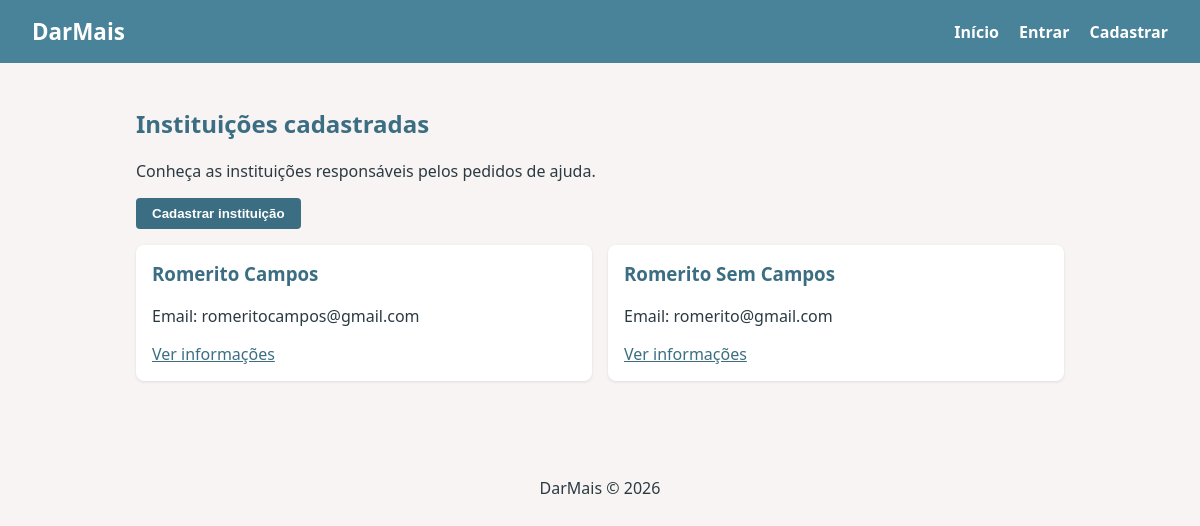
The app's page /instituicoes with its own data.
### projeto_romerito/models.py (models this page shows)
class Instituicao(Base):
    __tablename__ = "instituicoes"
    id: Mapped[int] = mapped_column(primary_key=True, autoincrement=True)
    nome: Mapped[str] = mapped_column(String(100), nullable=False)
    email: Mapped[str] = mapped_column(String(80), unique=True, nullable=False)
    cnpj: Mapped[str] = mapped_column(String(18), unique=True, nullable=False)
    senha: Mapped[str] = mapped_column(String(255), nullable=False)
    pedidos_ajuda: Mapped[List["PedidoDeAjuda"]] = relationship(
        back_populates="instituicao"
    )

### projeto_romerito/blueprints/instituicoes/routes.py (the view)
@instituicoes_bp.route('/instituicoes')
def listar():
    with Session() as session:
        instituicoes = session.scalars(
            select(Instituicao)
        ).all()
        return render_template(
            'instituicoes/listar.html',
            instituicoes=instituicoes
        )

### projeto_romerito/blueprints/instituicoes/templates/instituicoes/listar.html (shortened to what this page needs)
{% extends 'base.html' %}
{% block conteudo %}
<section>
    <h2>Instituições cadastradas</h2>
    <p>Conheça as instituições responsáveis pelos pedidos de ajuda.</p>
    <p>
        <a href="{{ url_for('instituicoes.cadastro') }}">
            <button type="button">Cadastrar instituição</button>
        </a>
    </p>
    <div class="cards">
        {% for instituicao in instituicoes %}
            <div class="card">
                <h3>{{ instituicao.nome }}</h3>
                <p>Email: {{ instituicao.email }}</p>
                <a href="{{ url_for('instituicoes.informacoes', instituicao_id=instituicao.id) }}">
                    Ver informações
                </a>
            </div>
        {% else %}
            <p>Nenhuma instituição cadastrada.</p>
        {% endfor %}
    </div>
</section>
{% endblock %}

### projeto_romerito/static/style.css (style rules this page uses)
:root { --cinza: #D8D8D8; --azul: #488399; --azul-escuro: #3b6e82; --coral: #EA9393; --amarelo: #F4D38A; --rosa: #F1BEBE; --fundo: #f7f4f3; --texto: #2b3a42; }
* { box-sizing: border-box; }
body { font-family: system-ui, sans-serif; margin: 0; color: var(--texto); background: var(--fundo); }
h2 { color: var(--azul-escuro); }
.cards { display: grid; grid-template-columns: repeat(auto-fit, minmax(220px, 1fr)); gap: 1rem; }
.card { background: #fff; padding: 1rem; border-radius: 8px; box-shadow: 0 1px 3px rgba(0,0,0,.1); }
.card h3 { color: var(--azul-escuro); margin-top: 0; }
button { background: var(--azul-escuro); color: #fff; border: 0; padding: .5rem 1rem; border-radius: 4px; cursor: pointer; font-weight: 600; }
a { color: var(--azul-escuro); }

### records on screen
Instituicao: nome "Romerito Campos", email "romeritocampos@gmail.com"
Instituicao: nome "Romerito Sem Campos", email "romerito@gmail.com"
